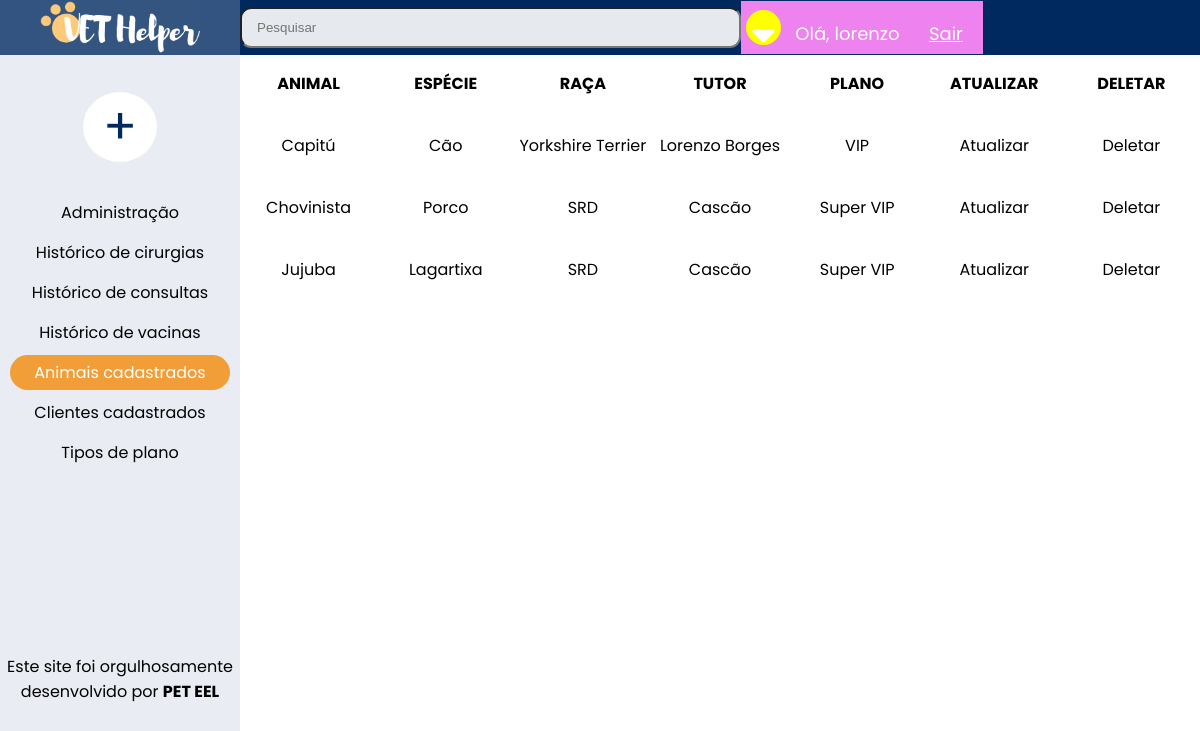
The page / (signed in) on the database as committed earlier.
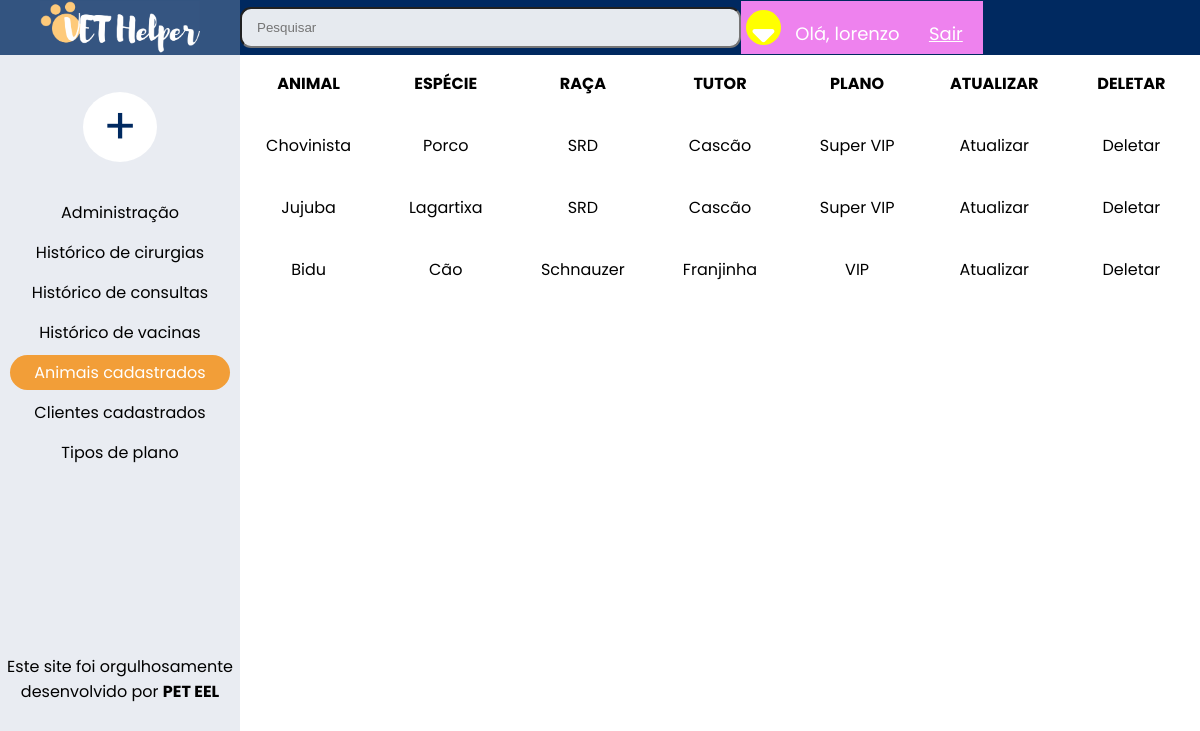
The same page on the database as committed later.
### clientes/models.py (models this page shows, shortened)
class Animal(models.Model):#animal
    animal = models.CharField(max_length=255)
    especie = models.CharField(verbose_name='Espécie', max_length=255, blank=True)
    raca = models.CharField(verbose_name='Raça', max_length=255)
    peso = models.CharField(max_length=255, blank=True)
    data_nascimento = models.DateField(verbose_name='Data de nascimento', blank=True)
    sexo = models.CharField(max_length=255, blank=True)
    pelagem = models.CharField(max_length=255, blank=True)
    porte = models.CharField(max_length=255, blank=True)
    microchip_numero = models.CharField(verbose_name='Número do Microchip', max_length=255, blank=True)
    microchip_local = models.CharField(verbose_name='Localização do Microchip',max_length=255, blank=True)
    data_criacao = models.DateTimeField(verbose_name='Data de criação', default=timezone.now)
    descricao = models.TextField(verbose_name='Descrição', blank=True)
    plano = models.ForeignKey(Plano, on_delete=models.CASCADE)
    tutor = models.ForeignKey(Tutor, on_delete=models.CASCADE)
    mostrar = models.BooleanField(default=True)
    class Meta:
        verbose_name = 'Animal'
        verbose_name_plural = 'Animais'

class Tutor(models.Model):
    nome = models.CharField(max_length=255, blank=True, default='Nenhum')
    telefone = models.CharField(max_length=255, blank=True)
    email = models.CharField(max_length=255, blank=True)
    data_criacao_tutor = models.DateTimeField(verbose_name='Data de criação', default=timezone.now)
    descricao_tutor = models.TextField(verbose_name='Descrição', blank=True)
    class Meta:
        verbose_name = 'Tutor'
        verbose_name_plural = 'Tutores'
    def __str__(self):
        return self.nome

class Plano(models.Model):
    nome = models.CharField(max_length=255)
    def __str__(self):
        return self.nome

### clientes/views.py (the view)
# urls.py: path('', views.index, name='index'),
@login_required(login_url='login')
def index(request):
    animais = Animal.objects.all()
    clientes = Tutor.objects.all()
    return render(request, 'clientes/index.html', {
        'animais': animais,
        'clientes': clientes
    })

### clientes/templates/clientes/index.html (shortened to what this page needs)
{% extends 'base.html' %}
{% block conteudo-esquerda %}
<div class="home_page-esquerda">
    <section class="botao" style="margin-top: 35px;">
        <a class="botao-esquerda" href="#">+</a>
    </section>
    <section>
        <a class="links-principais" href="{% url 'admin:index' %}">Administração</a>
    </section>
    <section>
        <a class="links-principais" href="{% url 'cirurgia' %}">Histórico de cirurgias</a>
    </section>
    <section>
        <a class="links-principais" href="{% url 'consulta' %}">Histórico de consultas</a>
    </section>
    <section>
        <a class="links-principais" href="{% url 'vacina' %}">Histórico de vacinas</a>
    </section>
    <section>
        <a class="links-principais-especial" href="{% url 'index' %}">Animais cadastrados</a>
    </section>
    <section>
        <a class="links-principais" href="{% url 'clientes' %}">Clientes cadastrados</a>
    </section>
    <section>
        <a class="links-principais" href="#">Tipos de plano</a>
    </section>
</div>
{% endblock %}
{%block conteudo-direita%}
<div class="home_page-direita">
    <section class="titulo">
        <p>Animal</p>
        <p>Espécie</p>
        <p>Raça</p>
        <p>Tutor</p>
        <p>Plano</p>
        <p>Atualizar</p>
        <p>Deletar</p>
    </section>
    {% for animal in animais %}
        {% for cliente in clientes %}
            {% if animal.tutor == cliente %}
                {% if animal.mostrar %}
                    <section>
                        <p>
                            <a href="{% url 'ver_animal' animal.id %}">{{animal.animal}}</a>
                        </p>
                        <p>
                            <a href="{% url 'ver_animal' animal.id %}">{{animal.especie}}</a>
                        </p>
                        <p>
                            <a href="{% url 'ver_animal' animal.id %}">{{animal.raca}}</a>
                        </p>
                        <p>
                            <a href="{% url 'ver_cliente' cliente.id %}">{{cliente}}</a>
                        </p>
                        <p> {{animal.plano}} </p>
                        <p>
                            <a href="{% url 'atualizar_animal' animal.id %}">Atualizar</a>
                        </p>
                        <p>
                            <a href="{% url 'deletar_animal' animal.id %}">Deletar</a>
                        </p>
                    </section>
                {% endif %}
            {% endif %}
        {% endfor %}
    {% endfor %}
</div>
{%endblock%}

### templates/base.html
{% load static %}
<!DOCTYPE html>
<html lang="pt">
<head>
  {% include 'parciais/_head.html' %}
</head>
<body>
  {% include 'parciais/_nav.html' %}
	<div class="conteudo">
		<div class="conteudo-esquerda">
			{% block conteudo-esquerda %}{% endblock %}
			{% include 'parciais/_footer.html' %}
		</div>
		<div class="conteudo-direita">
			{% block conteudo-direita %}{% endblock %}
		</div>
</body>
</html>

### templates/parciais/_head.html (shortened to what this page needs)
{% load static %}
<link rel="stylesheet" href="{% static 'CSS/style.css' %}?ver=20">
<link rel="stylesheet" href="https://cdnjs.cloudflare.com/ajax/libs/font-awesome/4.7.0/css/font-awesome.min.css">

### templates/parciais/_nav.html (shortened to what this page needs)
{% load static %}
<head>
    <div class="navbar">
        <div class="navbar-esquerda">
            <a href="{% url 'index' %}"></a>
        </div>
        <input type="text" placeholder="Pesquisar">
        <div class="navbar-direita">
            <a href="#" class="fa fa-sort-down"></a>
            <span class='hello-msg'>Olá, {{request.user}}</span>
            <span> <a class='hello-msg' href='{% url "logout" %}'> Sair </a></span>
        </div>
    </div>
</head>

### templates/parciais/_footer.html
{% load static %}
    <footer>
        <p style="text-align: center;">Este site foi orgulhosamente desenvolvido por <strong>
                <a href="http://www.peteel.ufsc.br/" style="text-decoration: none; color: black;">PET
                    EEL</a></strong></p>
    </footer>

### templates/static/CSS/style.css (style rules this page uses)
body { font-family: Poppins; margin: 0; background-color: white; font-size: 16px; height: 100%; width: 100%; }
footer { position: fixed; bottom: 80px; left: 0; width: 20%; }
.navbar { background-color: #002960; position: fixed; overflow: hidden; top: 0; width: 100%; display: flex; height: 55px; align-items: center; }
.navbar-esquerda { width: 20%; height: 100%; background-image: url(logo.png); background-size: 160px; background-position: center; background-repeat: no-repeat; margin: 0; padding: 0; }
.navbar-esquerda a { margin-left: auto; margin-right: auto; padding: 50%; }
.navbar-direita { font-size: 35px; align-items: center; background-color: violet; margin-top: auto; margin-bottom: auto; }
.navbar input { width: 40%; height: 35px; border-radius: 11px; background-image: url(search.png); background-size: 22px; background-position: 530px 7px; background-repeat: no-repeat; padding-left: 15px; background-color: rgba(255, 255, 255, 0.9); }
.fa-sort-down { text-decoration: none; background-color: yellow; border-radius: 50%; height: 35px; width: 35px; text-align: center; color: white; margin: 5px; }
.conteudo { margin-top: 55px; }
.conteudo-esquerda { width: 20%; background-color: #E9ECF2; position: fixed; height: 100%; }
.conteudo-direita { margin-left: 20%; width: 80%; background-color: white; }
.home_page-esquerda { text-align: center; }
.home_page-esquerda a { text-decoration: none; }
.home_page-esquerda section { padding: 0px; margin-top: 15px; margin-bottom: 25px; }
.botao { position: relative; display: inline-block; }
.botao-esquerda { border-radius: 50%; background-color: white; padding-top: 0; padding-bottom: 0; padding-left: 20px; padding-right: 20px; font-size: 50px; color: #002960; }
.links-principais { color: black; display: block; border-radius: 25px; padding: 5px; margin-top: -10px; margin-bottom: -20px; margin-left: 10px; margin-right: 10px; }
.links-principais-especial { color: white; display: block; border-radius: 25px; padding: 5px; margin-top: -10px; margin-bottom: -20px; margin-left: 10px; margin-right: 10px; background-color: #F29E38; }
.titulo { text-transform: uppercase; font-weight: bold; }
.home_page-direita section { text-align: center; display: flex; justify-content: center; align-items: center; margin-top: 5px; }
.home_page-direita a { text-decoration: none; color: black; }
.home_page-direita p { width: 100%; display: inline-block; padding: 0px; }

### templates/parciais/_nav.html (style rules this page uses)
.hello-msg { font-size: 18px; color: white; margin-right: 20px; }

Rows that differ between the two databases and show on the page:
removed Animal: animal "Capitú", especie "Cão", raca "Yorkshire Terrier", plano "VIP"
no longer on this page (row unchanged): Tutor: nome "Lorenzo Borges"
added Animal: animal "Bidu", especie "Cão", raca "Schnauzer", plano "VIP"
added Tutor: nome "Franjinha"
